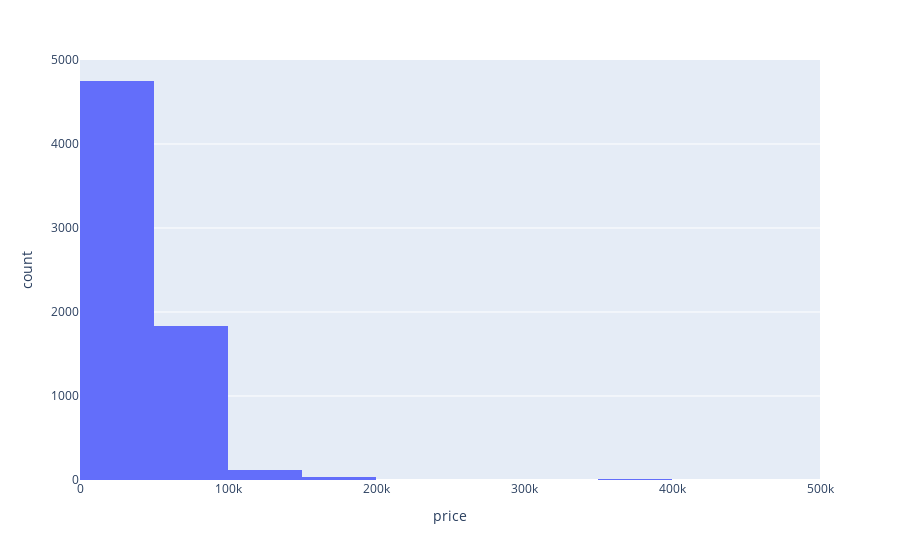

Write notebook code for a chart like this one.
### Code cell
fig = px.histogram(real_estate, x='price', nbins=10, title='')

# Show the histogram
fig.show()

### Figure 1 — Plotly figure (JSON) as saved in the notebook; plotly's stock layout.template omitted (floating-point values rounded to 4 significant figures; data arrays with more than 128 entries replaced by an {"elided": "..."} marker saying what was removed)
{"data": [{"alignmentgroup": "True", "bingroup": "x", "hovertemplate": "price=%{x}<br>count=%{y}<extra></extra>", "legendgroup": "", "marker": {"color": "#636efa", "pattern": {"shape": ""}}, "name": "", "nbinsx": 10, "offsetgroup": "", "orientation": "v", "showlegend": false, "type": "histogram", "x": {"elided": "6762 int values"}, "xaxis": "x", "yaxis": "y"}], "layout": {"barmode": "relative", "legend": {"tracegroupgap": 0}, "margin": {"t": 60}, "xaxis": {"anchor": "y", "domain": [0, 1], "title": {"text": "price"}}, "yaxis": {"anchor": "x", "domain": [0, 1], "title": {"text": "count"}}}}
